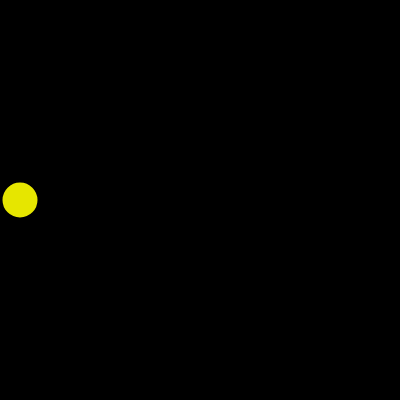
Frame 1 (no input)
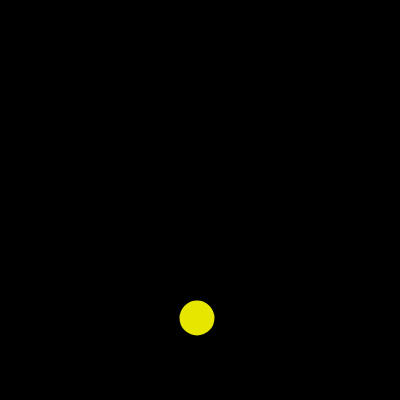
Frame 60 (no input)
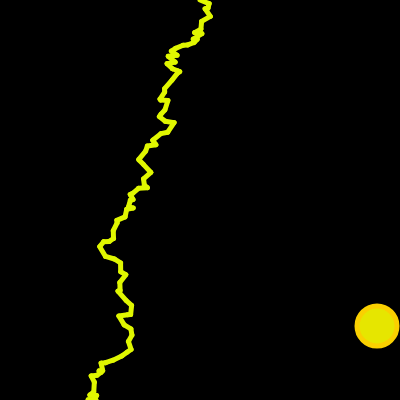
Frame 120 (the mouse pressed at the canvas centre since frame 60)

The p5.js sketch that drew these frames (run headless with seeded random() and noise() and a simulated clock; from frame 60 on, the mouse is pressed at the canvas centre):

// p5.js sketch
// ── sketch.js
'use strict';

var x = 20;
var y;
var w = 40;
var h = 40;
var speed = 3;
var velocity = Math.floor((Math.random() * 2) + 1);
var startX = 0;
var startY = 200;
var endX = 0;
var endY = 200;
var t = 0;
var increasing = true;

function setup() {
    createCanvas(400, 400);
    strokeWeight(5);
    y = height / 2;
}

function draw() {
    lightning();
}

function lightning() {
    background(0);
    fill(230, 230, 0);
    ellipse(x, y, w, h);
    x += speed;
    y += velocity;
    if (x > width - w / 2) {
        if (t <= 0 || increasing) {

            speed *= -1.1;
            t++;
            increasing = true;
        }
        if (t >= 14 || !increasing) {
            speed *= -0.9;

            t--;
            increasing = false;
        }
    }

    if (x < 0 + w / 2) {
        if (t <= 0 || increasing) {
            speed *= -1.1;
            t++;
            increasing = true;
        }
        if (t >= 14 || !increasing) {
          
            x = 20;
            speed *= -0.9;
            t--;
            increasing = false;
        }
    }
    if (y > height - h / 2) {
        velocity *= -1;
    }
    if (y < 0 + h / 2) {
        velocity *= -1;
    }
    if (x >= width - w / 2 || x <= 0 + w / 2 || y >= height - h / 2 || y <= 0 + h / 2) {
        stroke((Math.random() * 51) + 200, (Math.random() * 51) + 200, 0);
        while (endY < height) {
            endX = startX + (Math.random() * 10);
            endY = startY + ((Math.random() * 19) - 9);
            line(startY, startX, endY, endX);
            startX = endX;
            startY = endY;
        }
    } else {
        startX = 0;
        startY = 200;
        endX = 0;
        endY = 200;
    }
}
